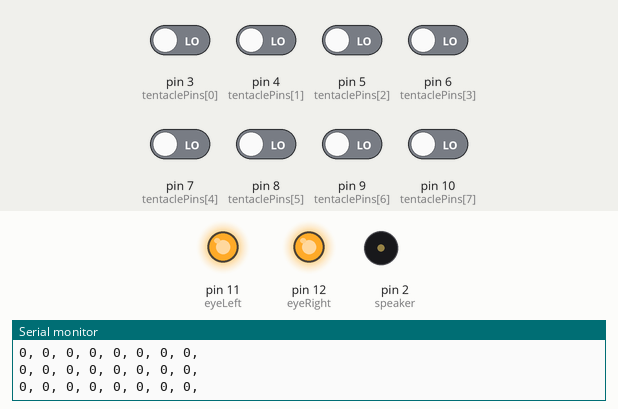
Recording of a sketch running on a simulated Arduino Uno, built with avr-gcc and run on an emulated ATmega328P. On the bench: output pins drawn as LEDs (lit = HIGH), buzzer (waves = sounding), the last lines printed to the serial monitor. Dashed ring = blinking. The inputs (shaded band) are chosen by the test bench; at power-on: pin 3 (tentaclePins[0]), pin 4 (tentaclePins[1]), pin 5 (tentaclePins[2]), pin 6 (tentaclePins[3]), pin 7 (tentaclePins[4]), pin 8 (tentaclePins[5]), pin 9 (tentaclePins[6]), pin 10 (tentaclePins[7]) LOW.

Above: at 1.2 s.
1.3 s: pin 3 (tentaclePins[0]) driven HIGH
At 1.96 s:
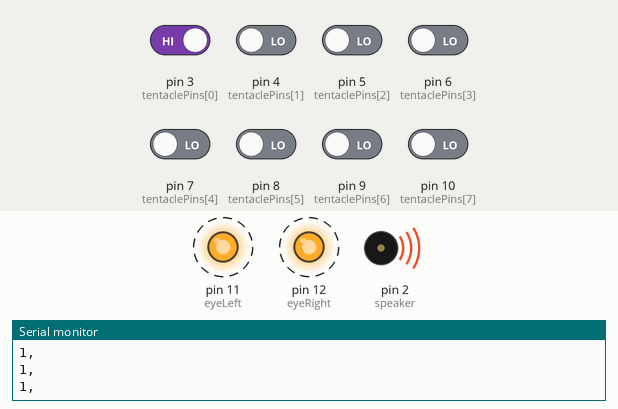
4.3 s: pin 3 (tentaclePins[0]) driven LOW
At 5.1 s:
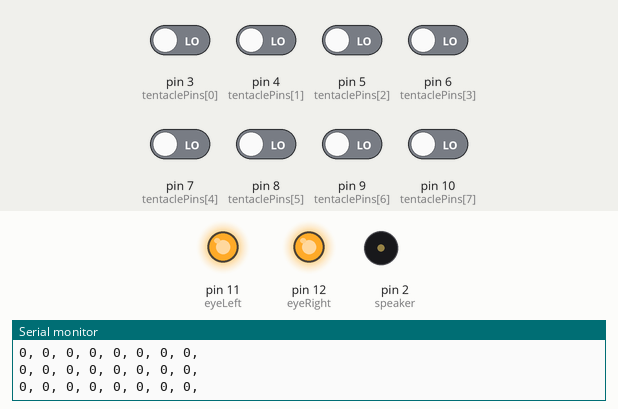
7.3 s: pin 4 (tentaclePins[1]) driven HIGH
At 8.35 s:
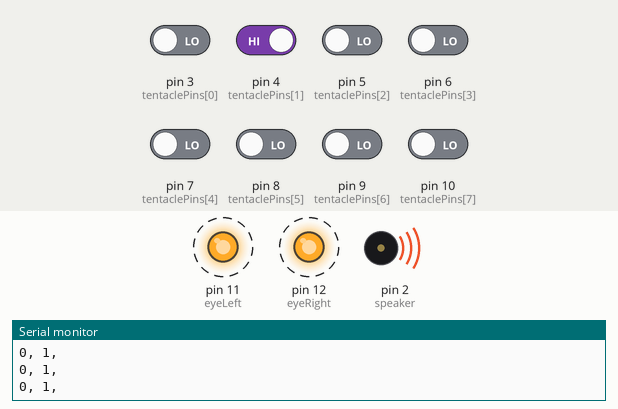
10.3 s: pin 4 (tentaclePins[1]) driven LOW
At 10.8 s:
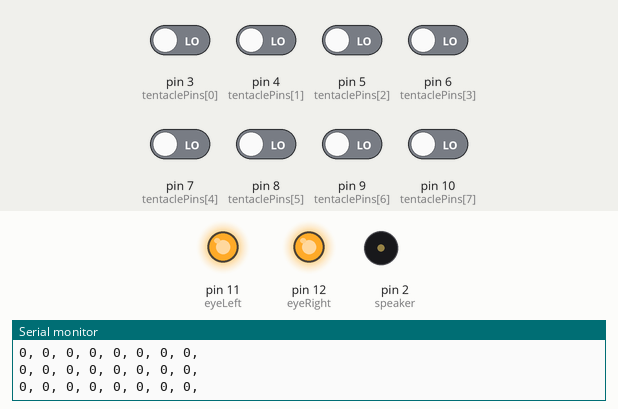
13.3 s: pin 7 (tentaclePins[4]) driven HIGH
At 14.7 s:
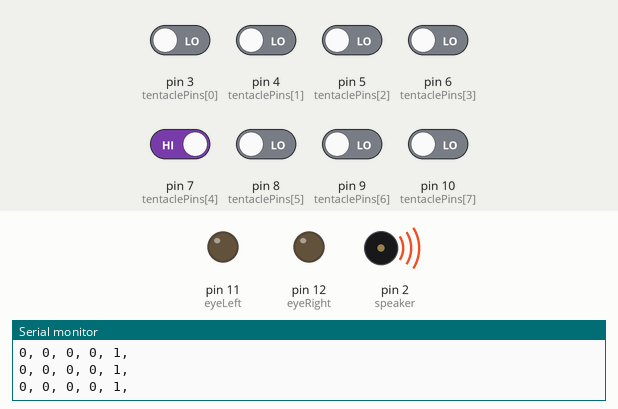
16.3 s: pin 6 (tentaclePins[3]) driven HIGH
At 17.9 s:
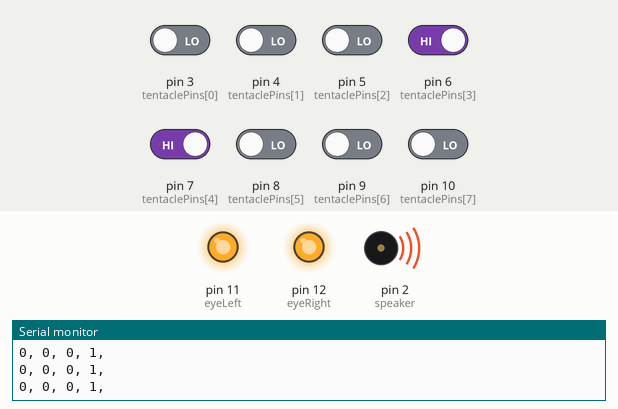
Timing chart, 0 to 19.9 s (numbered marks = the images above; inputs shaded):
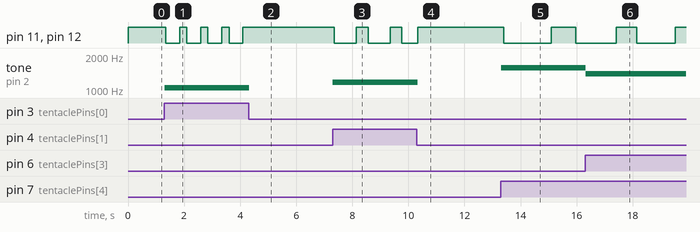

Measured:
- after the input at 1.3 s, pin 11 (eyeLeft), pin 12 (eyeRight): alternates HIGH for 0.26 s and LOW for 0.49 s, starting at once; tone on pin 2 (speaker): silent → 1046 Hz at once
- after the input at 4.3 s, pin 11 (eyeLeft), pin 12 (eyeRight): stops changing and stays HIGH; tone on pin 2 (speaker): 1046 Hz → silent at once
- after the input at 7.3 s, pin 11 (eyeLeft), pin 12 (eyeRight): alternates HIGH for 0.42 s and LOW for 0.79 s, starting after 0.05 s; tone on pin 2 (speaker): silent → 1175 Hz at once
- after the input at 10.3 s, tone on pin 2 (speaker): 1175 Hz → silent at once
- after the input at 13.3 s, pin 11 (eyeLeft), pin 12 (eyeRight): HIGH → LOW after 0.11 s, → HIGH 1.7 s later, → LOW 0.88 s later; tone on pin 2 (speaker): silent → 1568 Hz at once
- after the input at 16.3 s, tone on pin 2 (speaker): 1568 Hz → 1397 Hz at once

The sketch:

musicalSquid.ino
```cpp
//Alanna Predko, 2439008

const int speaker = 2;
const int eyeLeft = 11;
const int eyeRight = 12;
const int numTentacles = 8;

// the pins that each tentacle reads from
int tentaclePins[] = {
  3,4,5,6,7,8,9,10};

// the note (in Hz) to play when a tentacle is pressed
int tentacleNotes[] = {
  1046,1175,1319,1397,1568,1760,1976,2093};

// timings for the blink animation
int timeBlinkIgnore = 5;
int timeBlinkOpen = 100;
int timeBlinkClosed = 45;

// the current step of the blink animation we are on
int blinkStep = 0;

void setup() {
  Serial.begin(9600);
  // setup speaker to be output
  pinMode(speaker, OUTPUT);

  // setup eyes to be output
  pinMode(eyeLeft, OUTPUT);
  pinMode(eyeRight, OUTPUT);

  // setup each tentacle to be an input
  for (int i = 0; i < numTentacles; i++) {
    pinMode(tentaclePins[i], INPUT);
  }
}

void loop(){
  // if any of the tentacles were pressed
  boolean tentaclePressed = false;
  int tentacleState = 0;

  for (int i = 0; i < numTentacles; i++) {
    // read the state of each tentacle
    tentacleState = digitalRead(tentaclePins[i]);
    Serial.print(tentacleState);
    Serial.print(", ");
    // if this tentacle is on play its note
    if (tentacleState == HIGH) {
      tentaclePressed = true;
      tone(speaker, tentacleNotes[i]);

      // found a tentacle that was one, stop checking other tentacles
      break;
    }
  }
  Serial.println();

  if (tentaclePressed) {
    blinkPattern();
  }
  else {
    // stop playing a tone
    noTone(speaker);

    // open the eyes and reset the blink pattern
    eyesOpen();
    blinkStep = 0;
  }
}

// do one step of the blink pattern.
void blinkPattern() {
  if (blinkStep < timeBlinkIgnore) {
    // Ignore the first few milliseconds the button is pressed as a lazy way
    // to do debounce. Without this sometimes the LED flickers.
  }
  else if (blinkStep < timeBlinkOpen) {
    eyesClosed();
  }
  else if (blinkStep < (timeBlinkOpen + timeBlinkClosed)) {
    eyesOpen();
  }
  else {
    // start the blink animation from the beginning
    blinkStep = 0;
  }

  // go to the next step of the blink
  blinkStep++;
}

// open the eyes
void eyesOpen() {
  digitalWrite(eyeLeft, HIGH);
  digitalWrite(eyeRight, HIGH);
}

// close the eyes
void eyesClosed() {
  digitalWrite(eyeLeft, LOW);
  digitalWrite(eyeRight, LOW);
}
```
